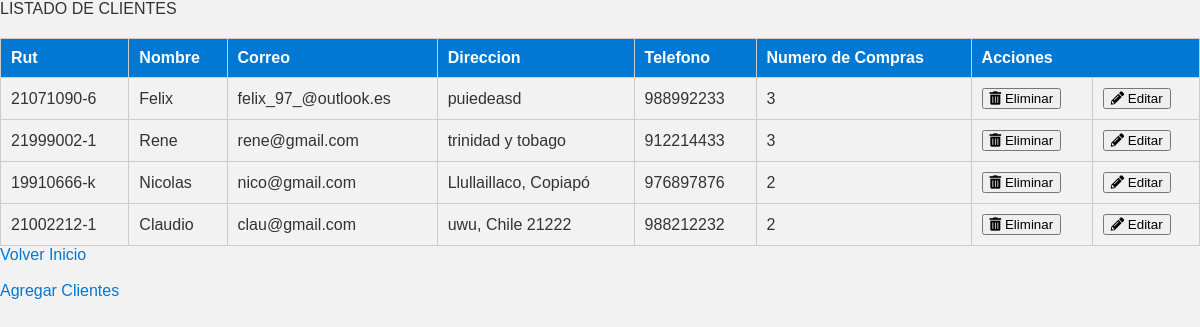
Screenshot of /miApp/clientes/ with the database file from the repository.
### miApp/models.py (models this page shows, shortened)
class Cliente(models.Model):
    rut = models.CharField(max_length=12, unique=True)
    nombre = models.CharField(max_length=20)
    correo = models.EmailField()
    direccion = models.CharField(max_length=100)
    telefono = models.CharField(max_length=15)
    numeroCompras = models.IntegerField(default=0)

### miApp/views.py (the view)
# urls.py: path('clientes/', views.lista_clientes, name='listado_clientes'),
def lista_clientes(request):
    clientes = Cliente.objects.all()
    return render(request, 'miApp/clientes.html', {'clientes': clientes})

### miApp/templates/miApp/clientes.html (shortened to what this page needs)
<!DOCTYPE html>
{% load static %}
<html lang="en">
<head>
    <link rel="stylesheet" href="https://cdnjs.cloudflare.com/ajax/libs/font-awesome/5.15.3/css/all.min.css">
    <link rel="stylesheet" href="{% static 'css/mi_estilo.css' %}">
</head>
<body>
    <div>LISTADO DE CLIENTES</div>
    {% if clientes %}
    <table>
        <thead>
            <tr>
                <th>Rut</th>
                <th>Nombre</th>
                <th>Correo</th>
                <th>Direccion</th>
                <th>Telefono</th>
                <th>Numero de Compras</th>
                <th colspan="3">Acciones</th>
            </tr>
        </thead>
        <tbody>
            {% for cliente in clientes %}
            <tr>
                <td>{{ cliente.rut }}</td>
                <td>{{ cliente.nombre }}</td>
                <td>{{ cliente.correo }}</td>
                <td>{{ cliente.direccion }}</td>
                <td>{{ cliente.telefono }}</td>
                <td>{{ cliente.numeroCompras }}</td>
                <td>
                    <form action="{% url 'miApp:eliminar_cliente' cliente.id %}" method="post" style="display:inline;">
                        <button type="submit"><i class="fas fa-trash-alt"></i> Eliminar</button>
                    </form>
                </td>
                <td>
                    <form action="{% url 'miApp:actualizar_cliente' cliente.id %}" method="get" style="display:inline;">
                        <button type="submit"><i class="fas fa-pencil-alt"></i> Editar</button>
                    </form>
                </td>
            </tr>
            {% endfor %}
        </tbody>
    </table>
    {% else %}
    <div>
        <strong>No se encuentran clientes en el sistema</strong>
    </div>
    {% endif %}
    <a href="{% url 'miApp:index' %}">Volver Inicio</a><br><br>
    <a href="{% url 'miApp:agregar_clientes' %}">Agregar Clientes</a>
</body>
</html>

### miApp/static/css/mi_estilo.css (style rules this page uses)
body { font-family: Arial, sans-serif; background-color: #f2f2f2; color: #333; margin: 0; padding: 0; }
a { color: #0078d4; text-decoration: none; }
table { width: 100%; border-collapse: collapse; margin-top: 20px; }
table, th, td { border: 1px solid #ccc; }
th, td { padding: 10px; text-align: left; }
th { background-color: #0078d4; color: #fff; }

### rows the page displays
Cliente: rut "21071090-6", nombre "Felix", correo "felix_97_@outlook.es", direccion "puiedeasd", telefono "988992233", numeroCompras "3"
Cliente: rut "21999002-1", nombre "Rene", correo "rene@gmail.com", direccion "trinidad y tobago", telefono "912214433", numeroCompras "3"
Cliente: rut "19910666-k", nombre "Nicolas", correo "nico@gmail.com", direccion "Llullaillaco, Copiapó", telefono "976897876", numeroCompras "2"
Cliente: rut "21002212-1", nombre "Claudio", correo "clau@gmail.com", direccion "uwu, Chile 21222", telefono "988212232", numeroCompras "2"
